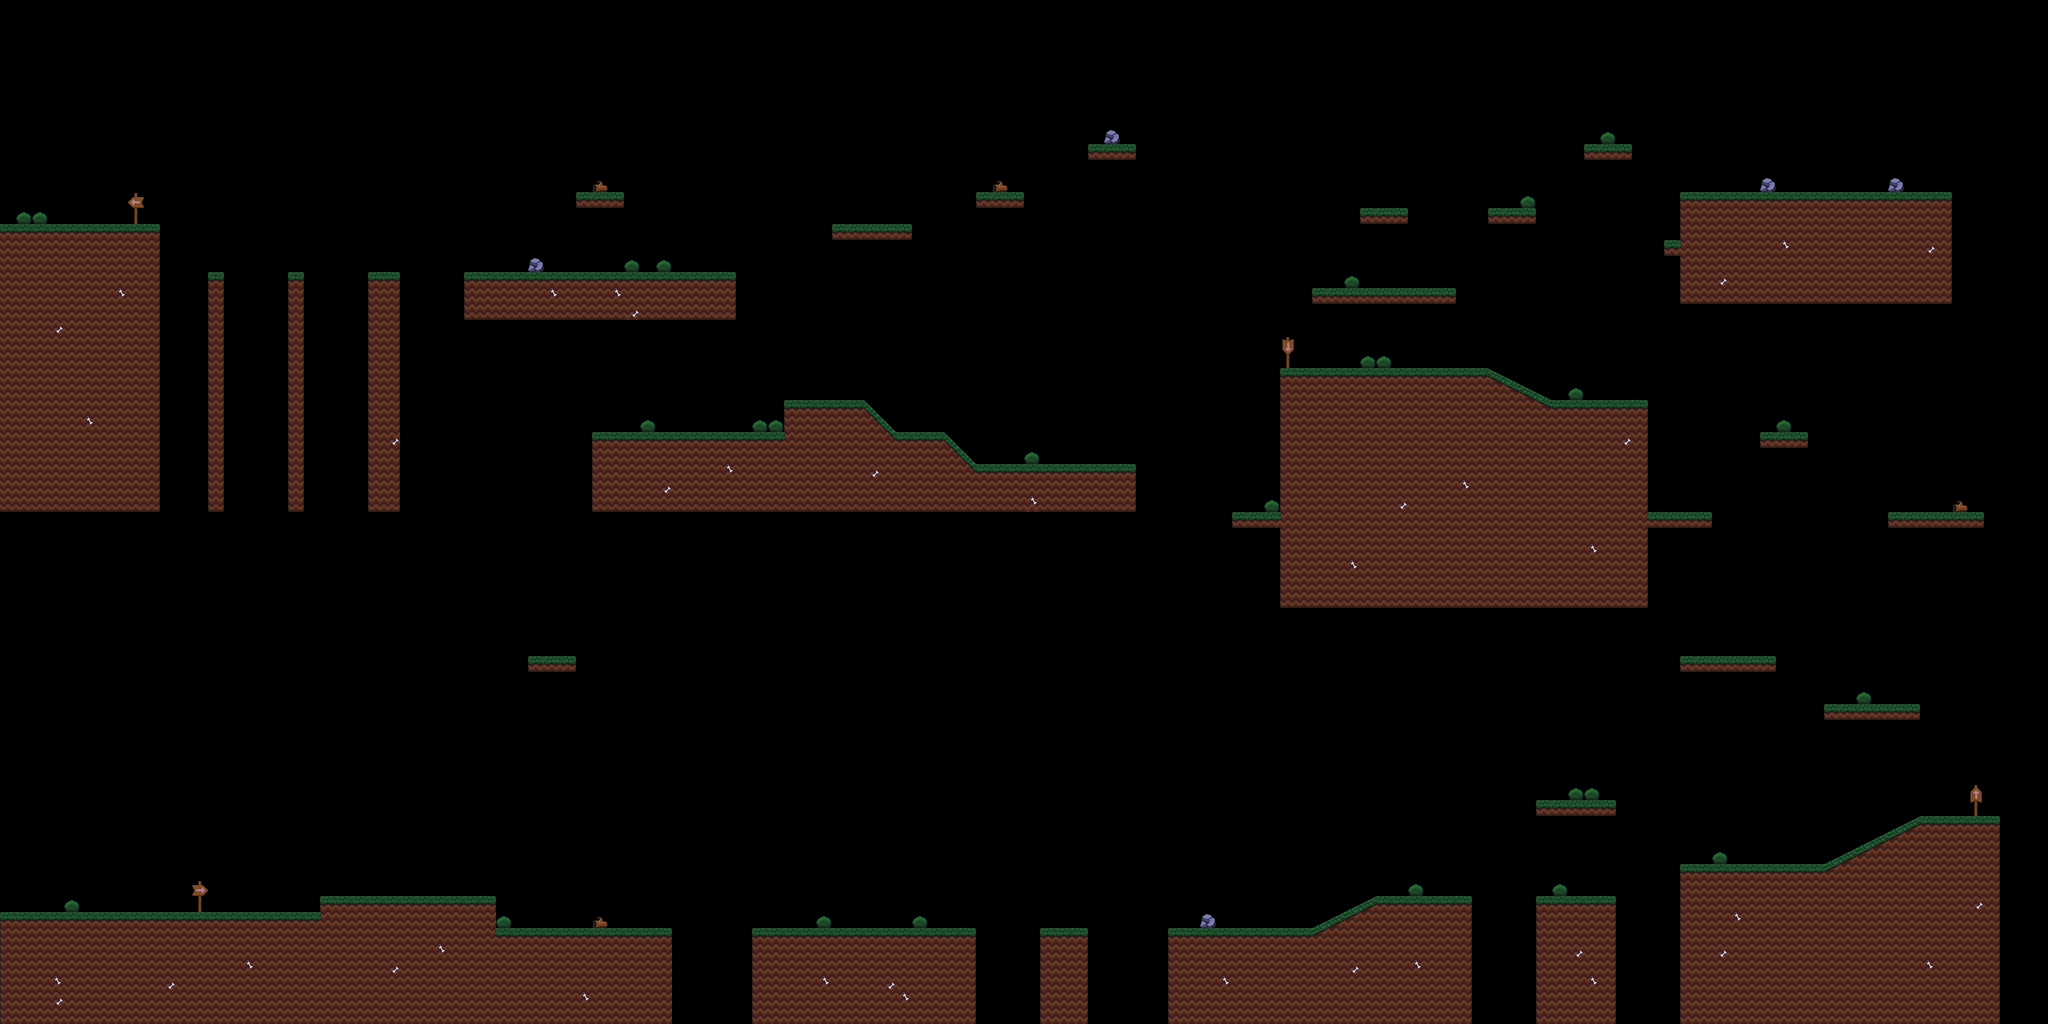

This game map was drawn from its Tiled (.tmx) file and the tilesets committed beside it. A one-line description and the trimmed map source follow:
An orthogonal 128x64 tile map with 32x32 px tiles, 1 tile layer (land) and 81 objects (39x platform, 15x coronavirus, 10x dollar, 9x aedes, 7x spring, ...).

<map version="1.5" tiledversion="1.6.0" orientation="orthogonal" renderorder="left-down" width="128" height="64" tilewidth="32" tileheight="32" infinite="0" nextlayerid="7" nextobjectid="94">
 <tileset firstgid="1" name="tileset" tilewidth="32" tileheight="32" tilecount="128" columns="16">
  <image source="tileset.png" width="512" height="256" />
 </tileset>
 <layer id="1" name="land" width="128" height="64">
  <data>[8192 cells, 1810 non-empty, 40 distinct tile ids]</data>
 </layer>
 <objectgroup id="3" name="collision">
  <object id="4" name="platform" x="2080" y="1856" width="96" height="192" />
  <object id="7" name="platform" x="3072" y="1792" width="160" height="256" />
  <object id="8" name="platform" x="3072" y="1600" width="160" height="32" />
  <object id="10" name="platform" x="3648" y="1408" width="192" height="32" />
  <object id="11" name="platform" x="3360" y="1312" width="192" height="32" />
  <object id="12" name="platform" x="3296" y="1024" width="128" height="32" />
  <object id="13" name="platform" x="3776" y="1024" width="192" height="32" />
  <object id="14" name="platform" x="3520" y="864" width="96" height="32" />
  <object id="15" name="platform" x="3328" y="480" width="32" height="32" />
  <object id="16" name="platform" x="3360" y="384" width="544" height="224" />
  <object id="17" name="platform" x="2976" y="416" width="96" height="32" />
  <object id="18" name="platform" x="2624" y="576" width="288" height="32" />
  <object id="19" name="platform" x="2464" y="1024" width="96" height="32" />
  <object id="22" name="platform" x="2176" y="288" width="96" height="32" />
  <object id="23" name="platform" x="1952" y="384" width="96" height="32" />
  <object id="24" name="platform" x="1664" y="448" width="160" height="32" />
  <object id="25" name="platform" x="928" y="544" width="544" height="96" />
  <object id="26" name="platform" x="1152" y="384" width="96" height="32" />
  <object id="27" name="platform" x="736" y="544" width="64" height="480" />
  <object id="28" name="platform" x="576" y="544" width="32" height="480" />
  <object id="29" name="platform" x="416" y="544" width="32" height="480" />
  <object id="30" name="platform" x="0" y="448" width="320" height="576" />
  <object id="31" name="platform" x="1056" y="1312" width="96" height="32" />
  <object id="32" name="goal" x="640" y="1344" width="256" height="448" />
  <object id="33" name="platform" x="1184" y="864" width="384" height="160" />
  <object id="34" name="platform" x="1952" y="928" width="320" height="96" />
  <object id="36" name="platform" x="1568" y="800">
   <polygon points="0,0 160,0 224,64 224,224 0,224" />
  </object>
  <object id="37" name="platform" x="1792" y="864">
   <polygon points="0,0 96,0 160,64 160,160 0,160" />
  </object>
  <object id="38" name="platform" x="0" y="1824" width="640" height="224" />
  <object id="39" name="platform" x="640" y="1792" width="352" height="256" />
  <object id="40" name="platform" x="992" y="1856" width="352" height="192" />
  <object id="41" name="platform" x="2336" y="1856" width="288" height="192" />
  <object id="42" name="platform" x="2624" y="1856">
   <polygon points="0,0 128,-64 320,-64 320,192 0,192" />
  </object>
  <object id="43" name="platform" x="3360" y="1728" width="288" height="320" />
  <object id="44" name="platform" x="3648" y="1728">
   <polygon points="0,0 192,-96 352,-96 352,320 0,320" />
  </object>
  <object id="46" name="platform" x="3104" y="800" width="192" height="416" />
  <object id="47" name="platform" x="2560" y="736">
   <polygon points="0,0 416,0 544,64 544,480 0,480" />
  </object>
  <object id="48" name="spring" x="3872" y="1600" width="32" height="32" />
  <object id="49" name="spring" x="3456" y="1280" width="32" height="32" />
  <object id="51" name="spring" x="3328" y="992" width="32" height="32" />
  <object id="52" name="spring" x="3808" y="992" width="32" height="32" />
  <object id="53" name="spring" x="2464" y="992" width="32" height="32" />
  <object id="54" name="spring" x="1632" y="768" width="32" height="32" />
  <object id="55" name="spring" x="1120" y="1280" width="32" height="32" />
  <object id="56" name="platform" x="1504" y="1856" width="448" height="192" />
  <object id="57" name="platform" x="2720" y="416" width="96" height="32" />
  <object id="58" name="platform" x="3168" y="288" width="96" height="32" />
  <object id="59" name="coronavirus" x="896" y="1760" width="32" height="32">
   <ellipse />
  </object>
  <object id="61" name="coronavirus" x="1760" y="1824" width="32" height="32">
   <ellipse />
  </object>
  <object id="70" name="coronavirus" x="3552" y="832" width="32" height="32">
   <ellipse />
  </object>
  <object id="71" name="coronavirus" x="2848" y="704" width="32" height="32">
   <ellipse />
  </object>
  <object id="75" name="coronavirus" x="1376" y="832" width="32" height="32">
   <ellipse />
  </object>
  <object id="76" name="coronavirus" x="1216" y="512" width="32" height="32">
   <ellipse />
  </object>
  <object id="77" name="coronavirus" x="1088" y="512" width="32" height="32">
   <ellipse />
  </object>
  <object id="72" name="coronavirus" x="2784" y="544" width="32" height="32">
   <ellipse />
  </object>
  <object id="73" name="coronavirus" x="3200" y="256" width="32" height="32">
   <ellipse />
  </object>
  <object id="74" name="coronavirus" x="3456" y="352" width="32" height="32">
   <ellipse />
  </object>
  <object id="62" name="coronavirus" x="2848" y="1760" width="32" height="32">
   <ellipse />
  </object>
  <object id="63" name="coronavirus" x="3136" y="1760" width="32" height="32">
   <ellipse />
  </object>
  <object id="64" name="aedes" x="3520" y="1120" width="32" height="32">
   <ellipse />
  </object>
  <object id="65" name="aedes" x="3168" y="480" width="32" height="32">
   <ellipse />
  </object>
  <object id="66" name="aedes" x="2752" y="352" width="32" height="32">
   <ellipse />
  </object>
  <object id="67" name="aedes" x="2048" y="608" width="32" height="32">
   <ellipse />
  </object>
  <object id="68" name="aedes" x="1312" y="672" width="32" height="32">
   <ellipse />
  </object>
  <object id="69" name="aedes" x="800" y="608" width="32" height="32">
   <ellipse />
  </object>
  <object id="78" name="aedes" x="3161.33" y="1330.67" width="32" height="32">
   <ellipse />
  </object>
  <object id="79" name="coronavirus" x="3712" y="1376" width="32" height="32">
   <ellipse />
  </object>
  <object id="80" name="aedes" x="2409.33" y="760" width="32" height="32">
   <ellipse />
  </object>
  <object id="81" name="aedes" x="1501.33" y="765.333" width="32" height="32">
   <ellipse />
  </object>
  <object id="82" name="coronavirus" x="2016" y="896" width="32" height="32">
   <ellipse />
  </object>
  <object id="83" name="coronavirus" x="1728" y="416" width="32" height="32">
   <ellipse />
  </object>
  <object id="84" name="dollar" x="1440" y="1728" width="32" height="32">
   <ellipse />
  </object>
  <object id="85" name="dollar" x="1824" y="1728" width="32" height="32">
   <ellipse />
  </object>
  <object id="86" name="dollar" x="2944" y="1632" width="32" height="32">
   <ellipse />
  </object>
  <object id="87" name="dollar" x="3584" y="1248" width="32" height="32">
   <ellipse />
  </object>
  <object id="88" name="dollar" x="3072" y="704" width="32" height="32">
   <ellipse />
  </object>
  <object id="90" name="dollar" x="2208" y="832" width="32" height="32">
   <ellipse />
  </object>
  <object id="91" name="dollar" x="1600" y="448" width="32" height="32">
   <ellipse />
  </object>
  <object id="93" name="dollar" x="1120" y="800" width="32" height="32">
   <ellipse />
  </object>
  <object id="92" name="dollar" x="608" y="448" width="32" height="32">
   <ellipse />
  </object>
  <object id="89" name="dollar" x="3328" y="320" width="32" height="32">
   <ellipse />
  </object>
 </objectgroup>
</map>